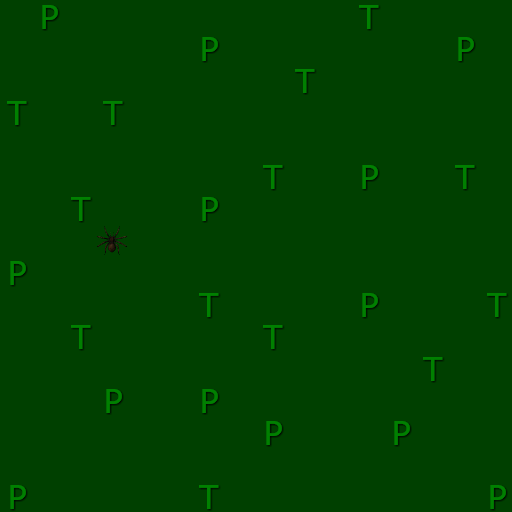

A 2D game scene composited from a Tiled map and its tileset images. What follows is a short description and the map's XML, with every tile layer's data as written:
An orthogonal 16x16 tile map with 32x32 px tiles, 4 tile layers (tiles, objects, items, monsters), 4 tilesets.

<map version="1.2" tiledversion="1.2.3" orientation="orthogonal" renderorder="right-down" width="16" height="16" tilewidth="32" tileheight="32" infinite="0" nextlayerid="5" nextobjectid="1">
 <properties>
  <property name="Level" type="int" value="1" />
  <property name="Name" value="Forest of Bears" />
 </properties>
 <tileset firstgid="1" source="../../elvion/tiles/tiles.tsx" />
 <tileset firstgid="7" source="../../elvion/objects/objects.tsx" />
 <tileset firstgid="20" source="../../elvion/items/items.tsx" />
 <tileset firstgid="23" source="../../elvion/monsters/monsters.tsx" />
 <layer id="1" name="tiles" width="16" height="16">
  <data encoding="csv">
2,2,2,2,2,2,2,2,2,2,2,2,2,2,2,2,
2,2,2,2,2,2,2,2,2,2,2,2,2,2,2,2,
2,2,2,2,2,2,2,2,2,2,2,2,2,2,2,2,
2,2,2,2,2,2,2,2,2,2,2,2,2,2,2,2,
2,2,2,2,2,2,2,2,2,2,2,2,2,2,2,2,
2,2,2,2,2,2,2,2,2,2,2,2,2,2,2,2,
2,2,2,2,2,2,2,2,2,2,2,2,2,2,2,2,
2,2,2,2,2,2,2,2,2,2,2,2,2,2,2,2,
2,2,2,2,2,2,2,2,2,2,2,2,2,2,2,2,
2,2,2,2,2,2,2,2,2,2,2,2,2,2,2,2,
2,2,2,2,2,2,2,2,2,2,2,2,2,2,2,2,
2,2,2,2,2,2,2,2,2,2,2,2,2,2,2,2,
2,2,2,2,2,2,2,2,2,2,2,2,2,2,2,2,
2,2,2,2,2,2,2,2,2,2,2,2,2,2,2,2,
2,2,2,2,2,2,2,2,2,2,2,2,2,2,2,2,
2,2,2,2,2,2,2,2,2,2,2,2,2,2,2,2
</data>
 </layer>
 <layer id="2" name="objects" width="16" height="16">
  <data encoding="csv">
0,19,0,0,0,0,0,0,0,0,0,11,0,0,0,0,
0,0,0,0,0,0,19,0,0,0,0,0,0,0,19,0,
0,0,0,0,0,0,0,0,0,11,0,0,0,0,0,0,
11,0,0,11,0,0,0,0,0,0,0,0,0,0,0,0,
0,0,0,0,0,0,0,0,0,0,0,0,0,0,0,0,
0,0,0,0,0,0,0,0,11,0,0,19,0,0,11,0,
0,0,11,0,0,0,19,0,0,0,0,0,0,0,0,0,
0,0,0,0,0,0,0,0,0,0,0,0,0,0,0,0,
19,0,0,0,0,0,0,0,0,0,0,0,0,0,0,0,
0,0,0,0,0,0,11,0,0,0,0,19,0,0,0,11,
0,0,11,0,0,0,0,0,11,0,0,0,0,0,0,0,
0,0,0,0,0,0,0,0,0,0,0,0,0,11,0,0,
0,0,0,19,0,0,19,0,0,0,0,0,0,0,0,0,
0,0,0,0,0,0,0,0,19,0,0,0,19,0,0,0,
0,0,0,0,0,0,0,0,0,0,0,0,0,0,0,0,
19,0,0,0,0,0,11,0,0,0,0,0,0,0,0,19
</data>
 </layer>
 <layer id="3" name="items" width="16" height="16">
  <data encoding="csv">
0,0,0,0,0,0,0,0,0,0,0,0,0,0,0,0,
0,0,0,0,0,0,0,0,0,0,0,0,0,0,0,0,
0,0,0,0,0,0,0,0,0,0,0,0,0,0,0,0,
0,0,0,0,0,0,0,0,0,0,0,0,0,0,0,0,
0,0,0,0,0,0,0,0,0,0,0,0,0,0,0,0,
0,0,0,0,0,0,0,0,0,0,0,0,0,0,0,0,
0,0,0,0,0,0,0,0,0,0,0,0,0,0,0,0,
0,0,0,0,0,0,0,0,0,0,0,0,0,0,0,0,
0,0,0,0,0,0,0,0,0,0,0,0,0,0,0,0,
0,0,0,0,0,0,0,0,0,0,0,0,0,0,0,0,
0,0,0,0,0,0,0,0,0,0,0,0,0,0,0,0,
0,0,0,0,0,0,0,0,0,0,0,0,0,0,0,0,
0,0,0,0,0,0,0,0,0,0,0,0,0,0,0,0,
0,0,0,0,0,0,0,0,0,0,0,0,0,0,0,0,
0,0,0,0,0,0,0,0,0,0,0,0,0,0,0,0,
0,0,0,0,0,0,0,0,0,0,0,0,0,0,0,0
</data>
 </layer>
 <layer id="4" name="monsters" width="16" height="16">
  <data encoding="csv">
0,0,0,0,0,0,0,0,0,0,0,0,0,0,0,0,
0,0,0,0,0,0,0,0,0,0,0,0,0,0,0,0,
0,0,0,0,0,0,0,0,0,0,0,0,0,0,0,0,
0,0,0,0,0,0,0,0,0,0,0,0,0,0,0,0,
0,0,0,0,0,0,0,0,0,0,0,0,0,0,0,0,
0,0,0,0,0,0,0,0,0,0,0,0,0,0,0,0,
0,0,0,0,0,0,0,0,0,0,0,0,0,0,0,0,
0,0,0,36,0,0,0,0,0,0,0,0,0,0,0,0,
0,0,0,0,0,0,0,0,0,0,0,0,0,0,0,0,
0,0,0,0,0,0,0,0,0,0,0,0,0,0,0,0,
0,0,0,0,0,0,0,0,0,0,0,0,0,0,0,0,
0,0,0,0,0,0,0,0,0,0,0,0,0,0,0,0,
0,0,0,0,0,0,0,0,0,0,0,0,0,0,0,0,
0,0,0,0,0,0,0,0,0,0,0,0,0,0,0,0,
0,0,0,0,0,0,0,0,0,0,0,0,0,0,0,0,
0,0,0,0,0,0,0,0,0,0,0,0,0,0,0,0
</data>
 </layer>
</map>
